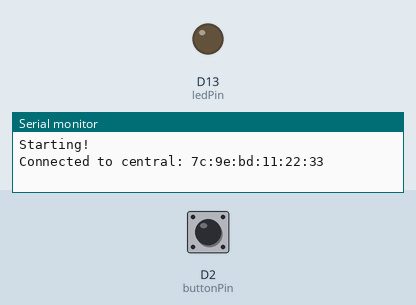
This sketch was run on a simulated Arduino Nano 33 IoT. Shown: output pins drawn as LEDs (lit = HIGH), the last lines printed to the serial monitor. The inputs (shaded band) are chosen by the test bench; at power-on: D2 (buttonPin) LOW. Nothing arrives over Bluetooth unless stated; a phone connects over Bluetooth LE 3 s after start.

Above: at 3.8 s.
3.9 s: D2 (buttonPin) pulled HIGH for 0.15 s
At 3.97 s:
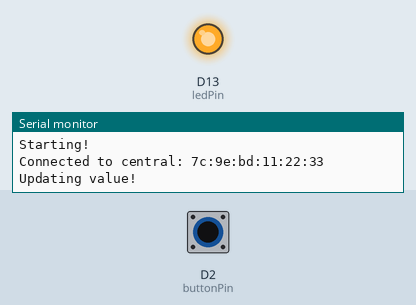
5.5 s: D2 (buttonPin) pulled HIGH for 3.2 s
At 9.5 s:
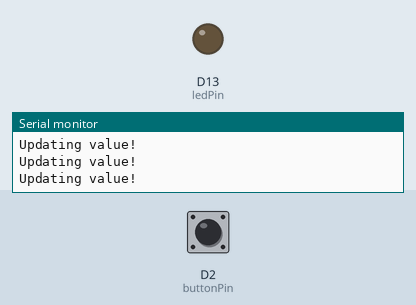
Timing chart, 0 to 11.0 s (numbered marks = the images above; inputs shaded):
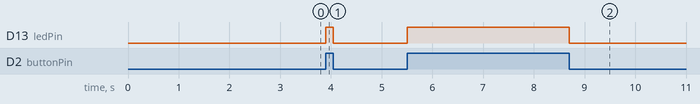

The sketch:

BLE_Button.ino
```cpp
#include <ArduinoBLE.h>

const int buttonPin = 2;
const int ledPin =  LED_BUILTIN;

const char serviceUuid[] = "8bff20de-32fb-4350-bddb-afe103ef9640";
const char characteristicUuid[] = "1c8dd778-e8c3-45b0-a9f3-48c33a400315";

int buttonState = 0;

BLEService buttonService(serviceUuid);
BLEBoolCharacteristic buttonStatus(characteristicUuid, BLERead | BLENotify);

void setup() {
  // Start serial connection for printing
  Serial.begin(9600);
  while (!Serial);

  pinMode(ledPin, OUTPUT);
  pinMode(buttonPin, INPUT);

  if (!BLE.begin()) {
    Serial.println("starting BLE failed!");
    while (1);
  }

  BLE.setLocalName("BLEButton");
  BLE.setAdvertisedService(buttonService);
  buttonService.addCharacteristic(buttonStatus);
  BLE.addService(buttonService);

  BLE.advertise();

  Serial.println("Starting!");
}

void loop() {
  BLEDevice central = BLE.central();

  if (central) {
    Serial.print("Connected to central: ");
    Serial.println(central.address());

    while (central.connected()) {
      buttonState = digitalRead(buttonPin);

      // Activate LED if button is pressed
      if (buttonState == HIGH) {
        digitalWrite(ledPin, HIGH);
      } else {
        digitalWrite(ledPin, LOW);
      }

      if (buttonStatus.value() != buttonState) {
        buttonStatus.writeValue(buttonState);
        Serial.println("Updating value!");
      }
    }

    Serial.print("Disconnected from central: ");
    Serial.println(central.address());
  }
}
```

Measured:
- after the input at 3.9 s, D13 (ledPin): LOW → HIGH at once, → LOW 0.15 s later
- after the input at 5.5 s, D13 (ledPin): LOW → HIGH at once, → LOW 3.2 s later
